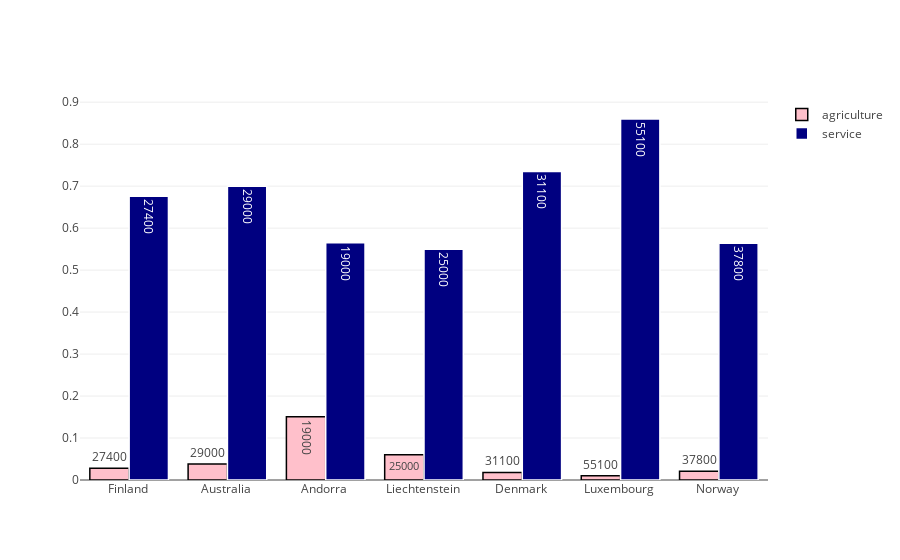

The cell this chart's notebook holds for it:
### Code cell
lit = world.sort_values("literacy",ascending=False).head(7)
trace1 = go.Bar(
                x = lit.country,
                y = lit.agriculture,
                name = "agriculture",
                marker = dict(color = 'pink',
                             line=dict(color='black',width=1.5)),
                text = lit.gdp)
trace2 = go.Bar(
                x = lit.country,
                y = lit.service,
                name = "service",
                marker = dict(color = 'navy',
                              line=dict(color='white',width=1.5)),
                text = lit.gdp)
data = [trace1, trace2]
layout = go.Layout(barmode = "group")
fig = go.Figure(data = data, layout = layout)
iplot(fig)
plt.show()

### Figure 1 — Plotly figure (JSON) as saved in the notebook; plotly's stock layout.template omitted (floating-point values rounded to 4 significant figures)
{"data": [{"marker": {"color": "pink", "line": {"color": "black", "width": 1.5}}, "name": "agriculture", "text": [27400, 29000, 19000, 25000, 31100, 55100, 37800], "type": "bar", "uid": "809bad4c-4f7b-42be-aec3-1b6eb38569bb", "x": ["Finland ", "Australia ", "Andorra ", "Liechtenstein ", "Denmark ", "Luxembourg ", "Norway "], "y": [0.028, 0.038, 0.1508, 0.06, 0.018, 0.01, 0.021]}, {"marker": {"color": "navy", "line": {"color": "white", "width": 1.5}}, "name": "service", "text": [27400, 29000, 19000, 25000, 31100, 55100, 37800], "type": "bar", "uid": "46777828-cd59-4b9f-8b15-2998f8618f9e", "x": ["Finland ", "Australia ", "Andorra ", "Liechtenstein ", "Denmark ", "Luxembourg ", "Norway "], "y": [0.676, 0.7, 0.5653, 0.55, 0.735, 0.86, 0.564]}], "layout": {"barmode": "group"}}
